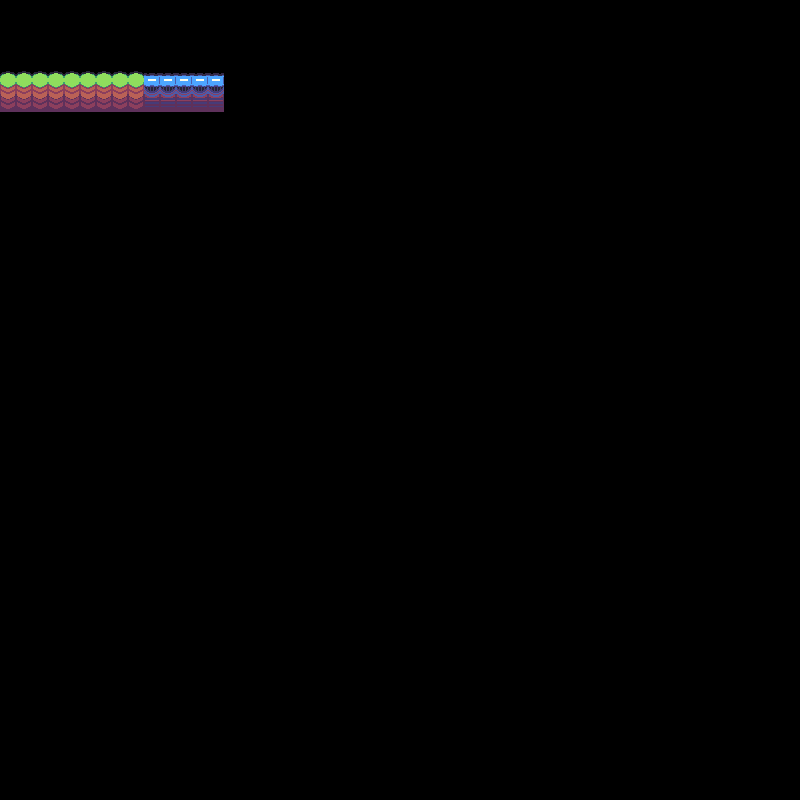

This is a level from a 2D game, rendered from its Tiled map with the project's own tilesets. A one-line summary and the complete map file follow:
An orthogonal 50x50 tile map with 16x16 px tiles, 1 tile layer (Tile Layer 1).

<map version="1.2" tiledversion="1.2.4" orientation="orthogonal" renderorder="right-down" width="50" height="50" tilewidth="16" tileheight="16" infinite="0" nextlayerid="2" nextobjectid="1">
 <tileset firstgid="1" name="tesla_tileset" tilewidth="16" tileheight="16" tilecount="66" columns="11">
  <image source="../tilesets/tesla_tileset.png" width="180" height="100" />
 </tileset>
 <layer id="1" name="Tile Layer 1" width="50" height="50">
  <data encoding="csv">
0,0,0,0,0,0,0,0,0,0,0,0,0,0,0,0,0,0,0,0,0,0,0,0,0,0,0,0,0,0,0,0,0,0,0,0,0,0,0,0,0,0,0,0,0,0,0,0,0,0,
0,0,0,0,0,0,0,0,0,0,0,0,0,0,0,0,0,0,0,0,0,0,0,0,0,0,0,0,0,0,0,0,0,0,0,0,0,0,0,0,0,0,0,0,0,0,0,0,0,0,
0,0,0,0,0,0,0,0,0,0,0,0,0,0,0,0,0,0,0,0,0,0,0,0,0,0,0,0,0,0,0,0,0,0,0,0,0,0,0,0,0,0,0,0,0,0,0,0,0,0,
0,0,0,0,0,0,0,0,0,0,0,0,0,0,0,0,0,0,0,0,0,0,0,0,0,0,0,0,0,0,0,0,0,0,0,0,0,0,0,0,0,0,0,0,0,0,0,0,0,0,
1,1,1,1,1,1,1,1,1,2,2,2,2,2,0,0,0,0,0,0,0,0,0,0,0,0,0,0,0,0,0,0,0,0,0,0,0,0,0,0,0,0,0,0,0,0,0,0,0,0,
12,12,12,12,12,12,12,12,12,13,13,13,13,13,0,0,0,0,0,0,0,0,0,0,0,0,0,0,0,0,0,0,0,0,0,0,0,0,0,0,0,0,0,0,0,0,0,0,0,0,
23,23,23,23,23,23,23,23,23,24,24,24,24,24,0,0,0,0,0,0,0,0,0,0,0,0,0,0,0,0,0,0,0,0,0,0,0,0,0,0,0,0,0,0,0,0,0,0,0,0,
0,0,0,0,0,0,0,0,0,0,0,0,0,0,0,0,0,0,0,0,0,0,0,0,0,0,0,0,0,0,0,0,0,0,0,0,0,0,0,0,0,0,0,0,0,0,0,0,0,0,
0,0,0,0,0,0,0,0,0,0,0,0,0,0,0,0,0,0,0,0,0,0,0,0,0,0,0,0,0,0,0,0,0,0,0,0,0,0,0,0,0,0,0,0,0,0,0,0,0,0,
0,0,0,0,0,0,0,0,0,0,0,0,0,0,0,0,0,0,0,0,0,0,0,0,0,0,0,0,0,0,0,0,0,0,0,0,0,0,0,0,0,0,0,0,0,0,0,0,0,0,
0,0,0,0,0,0,0,0,0,0,0,0,0,0,0,0,0,0,0,0,0,0,0,0,0,0,0,0,0,0,0,0,0,0,0,0,0,0,0,0,0,0,0,0,0,0,0,0,0,0,
0,0,0,0,0,0,0,0,0,0,0,0,0,0,0,0,0,0,0,0,0,0,0,0,0,0,0,0,0,0,0,0,0,0,0,0,0,0,0,0,0,0,0,0,0,0,0,0,0,0,
0,0,0,0,0,0,0,0,0,0,0,0,0,0,0,0,0,0,0,0,0,0,0,0,0,0,0,0,0,0,0,0,0,0,0,0,0,0,0,0,0,0,0,0,0,0,0,0,0,0,
0,0,0,0,0,0,0,0,0,0,0,0,0,0,0,0,0,0,0,0,0,0,0,0,0,0,0,0,0,0,0,0,0,0,0,0,0,0,0,0,0,0,0,0,0,0,0,0,0,0,
0,0,0,0,0,0,0,0,0,0,0,0,0,0,0,0,0,0,0,0,0,0,0,0,0,0,0,0,0,0,0,0,0,0,0,0,0,0,0,0,0,0,0,0,0,0,0,0,0,0,
0,0,0,0,0,0,0,0,0,0,0,0,0,0,0,0,0,0,0,0,0,0,0,0,0,0,0,0,0,0,0,0,0,0,0,0,0,0,0,0,0,0,0,0,0,0,0,0,0,0,
0,0,0,0,0,0,0,0,0,0,0,0,0,0,0,0,0,0,0,0,0,0,0,0,0,0,0,0,0,0,0,0,0,0,0,0,0,0,0,0,0,0,0,0,0,0,0,0,0,0,
0,0,0,0,0,0,0,0,0,0,0,0,0,0,0,0,0,0,0,0,0,0,0,0,0,0,0,0,0,0,0,0,0,0,0,0,0,0,0,0,0,0,0,0,0,0,0,0,0,0,
0,0,0,0,0,0,0,0,0,0,0,0,0,0,0,0,0,0,0,0,0,0,0,0,0,0,0,0,0,0,0,0,0,0,0,0,0,0,0,0,0,0,0,0,0,0,0,0,0,0,
0,0,0,0,0,0,0,0,0,0,0,0,0,0,0,0,0,0,0,0,0,0,0,0,0,0,0,0,0,0,0,0,0,0,0,0,0,0,0,0,0,0,0,0,0,0,0,0,0,0,
0,0,0,0,0,0,0,0,0,0,0,0,0,0,0,0,0,0,0,0,0,0,0,0,0,0,0,0,0,0,0,0,0,0,0,0,0,0,0,0,0,0,0,0,0,0,0,0,0,0,
0,0,0,0,0,0,0,0,0,0,0,0,0,0,0,0,0,0,0,0,0,0,0,0,0,0,0,0,0,0,0,0,0,0,0,0,0,0,0,0,0,0,0,0,0,0,0,0,0,0,
0,0,0,0,0,0,0,0,0,0,0,0,0,0,0,0,0,0,0,0,0,0,0,0,0,0,0,0,0,0,0,0,0,0,0,0,0,0,0,0,0,0,0,0,0,0,0,0,0,0,
0,0,0,0,0,0,0,0,0,0,0,0,0,0,0,0,0,0,0,0,0,0,0,0,0,0,0,0,0,0,0,0,0,0,0,0,0,0,0,0,0,0,0,0,0,0,0,0,0,0,
0,0,0,0,0,0,0,0,0,0,0,0,0,0,0,0,0,0,0,0,0,0,0,0,0,0,0,0,0,0,0,0,0,0,0,0,0,0,0,0,0,0,0,0,0,0,0,0,0,0,
0,0,0,0,0,0,0,0,0,0,0,0,0,0,0,0,0,0,0,0,0,0,0,0,0,0,0,0,0,0,0,0,0,0,0,0,0,0,0,0,0,0,0,0,0,0,0,0,0,0,
0,0,0,0,0,0,0,0,0,0,0,0,0,0,0,0,0,0,0,0,0,0,0,0,0,0,0,0,0,0,0,0,0,0,0,0,0,0,0,0,0,0,0,0,0,0,0,0,0,0,
0,0,0,0,0,0,0,0,0,0,0,0,0,0,0,0,0,0,0,0,0,0,0,0,0,0,0,0,0,0,0,0,0,0,0,0,0,0,0,0,0,0,0,0,0,0,0,0,0,0,
0,0,0,0,0,0,0,0,0,0,0,0,0,0,0,0,0,0,0,0,0,0,0,0,0,0,0,0,0,0,0,0,0,0,0,0,0,0,0,0,0,0,0,0,0,0,0,0,0,0,
0,0,0,0,0,0,0,0,0,0,0,0,0,0,0,0,0,0,0,0,0,0,0,0,0,0,0,0,0,0,0,0,0,0,0,0,0,0,0,0,0,0,0,0,0,0,0,0,0,0,
0,0,0,0,0,0,0,0,0,0,0,0,0,0,0,0,0,0,0,0,0,0,0,0,0,0,0,0,0,0,0,0,0,0,0,0,0,0,0,0,0,0,0,0,0,0,0,0,0,0,
0,0,0,0,0,0,0,0,0,0,0,0,0,0,0,0,0,0,0,0,0,0,0,0,0,0,0,0,0,0,0,0,0,0,0,0,0,0,0,0,0,0,0,0,0,0,0,0,0,0,
0,0,0,0,0,0,0,0,0,0,0,0,0,0,0,0,0,0,0,0,0,0,0,0,0,0,0,0,0,0,0,0,0,0,0,0,0,0,0,0,0,0,0,0,0,0,0,0,0,0,
0,0,0,0,0,0,0,0,0,0,0,0,0,0,0,0,0,0,0,0,0,0,0,0,0,0,0,0,0,0,0,0,0,0,0,0,0,0,0,0,0,0,0,0,0,0,0,0,0,0,
0,0,0,0,0,0,0,0,0,0,0,0,0,0,0,0,0,0,0,0,0,0,0,0,0,0,0,0,0,0,0,0,0,0,0,0,0,0,0,0,0,0,0,0,0,0,0,0,0,0,
0,0,0,0,0,0,0,0,0,0,0,0,0,0,0,0,0,0,0,0,0,0,0,0,0,0,0,0,0,0,0,0,0,0,0,0,0,0,0,0,0,0,0,0,0,0,0,0,0,0,
0,0,0,0,0,0,0,0,0,0,0,0,0,0,0,0,0,0,0,0,0,0,0,0,0,0,0,0,0,0,0,0,0,0,0,0,0,0,0,0,0,0,0,0,0,0,0,0,0,0,
0,0,0,0,0,0,0,0,0,0,0,0,0,0,0,0,0,0,0,0,0,0,0,0,0,0,0,0,0,0,0,0,0,0,0,0,0,0,0,0,0,0,0,0,0,0,0,0,0,0,
0,0,0,0,0,0,0,0,0,0,0,0,0,0,0,0,0,0,0,0,0,0,0,0,0,0,0,0,0,0,0,0,0,0,0,0,0,0,0,0,0,0,0,0,0,0,0,0,0,0,
0,0,0,0,0,0,0,0,0,0,0,0,0,0,0,0,0,0,0,0,0,0,0,0,0,0,0,0,0,0,0,0,0,0,0,0,0,0,0,0,0,0,0,0,0,0,0,0,0,0,
0,0,0,0,0,0,0,0,0,0,0,0,0,0,0,0,0,0,0,0,0,0,0,0,0,0,0,0,0,0,0,0,0,0,0,0,0,0,0,0,0,0,0,0,0,0,0,0,0,0,
0,0,0,0,0,0,0,0,0,0,0,0,0,0,0,0,0,0,0,0,0,0,0,0,0,0,0,0,0,0,0,0,0,0,0,0,0,0,0,0,0,0,0,0,0,0,0,0,0,0,
0,0,0,0,0,0,0,0,0,0,0,0,0,0,0,0,0,0,0,0,0,0,0,0,0,0,0,0,0,0,0,0,0,0,0,0,0,0,0,0,0,0,0,0,0,0,0,0,0,0,
0,0,0,0,0,0,0,0,0,0,0,0,0,0,0,0,0,0,0,0,0,0,0,0,0,0,0,0,0,0,0,0,0,0,0,0,0,0,0,0,0,0,0,0,0,0,0,0,0,0,
0,0,0,0,0,0,0,0,0,0,0,0,0,0,0,0,0,0,0,0,0,0,0,0,0,0,0,0,0,0,0,0,0,0,0,0,0,0,0,0,0,0,0,0,0,0,0,0,0,0,
0,0,0,0,0,0,0,0,0,0,0,0,0,0,0,0,0,0,0,0,0,0,0,0,0,0,0,0,0,0,0,0,0,0,0,0,0,0,0,0,0,0,0,0,0,0,0,0,0,0,
0,0,0,0,0,0,0,0,0,0,0,0,0,0,0,0,0,0,0,0,0,0,0,0,0,0,0,0,0,0,0,0,0,0,0,0,0,0,0,0,0,0,0,0,0,0,0,0,0,0,
0,0,0,0,0,0,0,0,0,0,0,0,0,0,0,0,0,0,0,0,0,0,0,0,0,0,0,0,0,0,0,0,0,0,0,0,0,0,0,0,0,0,0,0,0,0,0,0,0,0,
0,0,0,0,0,0,0,0,0,0,0,0,0,0,0,0,0,0,0,0,0,0,0,0,0,0,0,0,0,0,0,0,0,0,0,0,0,0,0,0,0,0,0,0,0,0,0,0,0,0,
0,0,0,0,0,0,0,0,0,0,0,0,0,0,0,0,0,0,0,0,0,0,0,0,0,0,0,0,0,0,0,0,0,0,0,0,0,0,0,0,0,0,0,0,0,0,0,0,0,0
</data>
 </layer>
</map>
